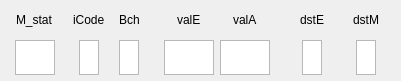
  <widget class="QWidget" name="layoutWidget">
   <property name="geometry">
    <rect>
     <x>100</x>
     <y>240</y>
     <width>401</width>
     <height>70</height>
    </rect>
   </property>
   <layout class="QGridLayout" name="gridLayout_3">
    <item row="0" column="4" alignment="Qt::AlignHCenter">
     <widget class="QLabel" name="label_16">
      <property name="styleSheet">
       <string notr="true">QLabel
{
font: 18pt &quot;Chiller&quot;;
}</string>
      </property>
      <property name="text">
       <string>valE</string>
      </property>
     </widget>
    </item>
    <item row="1" column="4">
     <widget class="QTextBrowser" name="M_valE">
      <property name="sizePolicy">
       <sizepolicy hsizetype="Preferred" vsizetype="Preferred">
        <horstretch>70</horstretch>
        <verstretch>20</verstretch>
       </sizepolicy>
      </property>
      <property name="minimumSize">
       <size>
        <width>50</width>
        <height>35</height>
       </size>
      </property>
      <property name="maximumSize">
       <size>
        <width>70</width>
        <height>24</height>
       </size>
      </property>
      <property name="baseSize">
       <size>
        <width>70</width>
        <height>20</height>
       </size>
      </property>
      <property name="styleSheet">
       <string notr="true"/>
      </property>
     </widget>
    </item>
    <item row="0" column="8" alignment="Qt::AlignHCenter">
     <widget class="QLabel" name="label_15">
      <property name="styleSheet">
       <string notr="true">QLabel
{
font: 18pt &quot;Chiller&quot;;
}</string>
      </property>
      <property name="text">
       <string>dstM</string>
      </property>
     </widget>
    </item>
    <item row="1" column="5">
     <widget class="QTextBrowser" name="M_valA">
      <property name="sizePolicy">
       <sizepolicy hsizetype="Preferred" vsizetype="Preferred">
        <horstretch>70</horstretch>
        <verstretch>20</verstretch>
       </sizepolicy>
      </property>
      <property name="minimumSize">
       <size>
        <width>50</width>
        <height>35</height>
       </size>
      </property>
      <property name="maximumSize">
       <size>
        <width>70</width>
        <height>24</height>
       </size>
      </property>
      <property name="baseSize">
       <size>
        <width>70</width>
        <height>20</height>
       </size>
      </property>
      <property name="styleSheet">
       <string notr="true"/>
      </property>
     </widget>
    </item>
    <item row="0" column="2">
     <widget class="QLabel" name="label_17">
      <property name="styleSheet">
       <string notr="true">QLabel
{
font: 18pt &quot;Chiller&quot;;
}</string>
      </property>
      <property name="text">
       <string>Bch</string>
      </property>
     </widget>
    </item>
    <item row="0" column="5" alignment="Qt::AlignHCenter">
     <widget class="QLabel" name="label_12">
      <property name="styleSheet">
       <string notr="true">QLabel
{
font: 18pt &quot;Chiller&quot;;
}</string>
      </property>
      <property name="text">
       <string>valA</string>
      </property>
     </widget>
    </item>
    <item row="1" column="7" alignment="Qt::AlignHCenter">
     <widget class="QTextBrowser" name="M_dstE">
      <property name="sizePolicy">
       <sizepolicy hsizetype="Preferred" vsizetype="Preferred">
        <horstretch>70</horstretch>
        <verstretch>20</verstretch>
       </sizepolicy>
      </property>
      <property name="minimumSize">
       <size>
        <width>20</width>
        <height>35</height>
       </size>
      </property>
      <property name="maximumSize">
       <size>
        <width>20</width>
        <height>24</height>
       </size>
      </property>
      <property name="baseSize">
       <size>
        <width>70</width>
        <height>20</height>
       </size>
      </property>
      <property name="styleSheet">
       <string notr="true"/>
      </property>
     </widget>
    </item>
    <item row="0" column="7" alignment="Qt::AlignHCenter">
     <widget class="QLabel" name="label_14">
      <property name="styleSheet">
       <string notr="true">QLabel
{
font: 18pt &quot;Chiller&quot;;
}</string>
      </property>
      <property name="text">
       <string>dstE</string>
      </property>
     </widget>
    </item>
    <item row="0" column="1" alignment="Qt::AlignHCenter">
     <widget class="QLabel" name="label_13">
      <property name="styleSheet">
       <string notr="true">QLabel
{
font: 18pt &quot;Chiller&quot;;
}</string>
      </property>
      <property name="text">
       <string>iCode</string>
      </property>
     </widget>
    </item>
    <item row="1" column="2">
     <widget class="QTextBrowser" name="M_bch">
      <property name="sizePolicy">
       <sizepolicy hsizetype="Preferred" vsizetype="Preferred">
        <horstretch>70</horstretch>
        <verstretch>20</verstretch>
       </sizepolicy>
      </property>
      <property name="minimumSize">
       <size>
        <width>20</width>
        <height>35</height>
       </size>
      </property>
      <property name="maximumSize">
       <size>
        <width>20</width>
        <height>24</height>
       </size>
      </property>
      <property name="baseSize">
       <size>
        <width>70</width>
        <height>20</height>
       </size>
      </property>
      <property name="styleSheet">
       <string notr="true"/>
      </property>
     </widget>
    </item>
    <item row="1" column="8" alignment="Qt::AlignHCenter">
     <widget class="QTextBrowser" name="M_dstM">
      <property name="sizePolicy">
       <sizepolicy hsizetype="Preferred" vsizetype="Preferred">
        <horstretch>70</horstretch>
        <verstretch>20</verstretch>
       </sizepolicy>
      </property>
      <property name="minimumSize">
       <size>
        <width>20</width>
        <height>35</height>
       </size>
      </property>
      <property name="maximumSize">
       <size>
        <width>20</width>
        <height>24</height>
       </size>
      </property>
      <property name="baseSize">
       <size>
        <width>70</width>
        <height>20</height>
       </size>
      </property>
      <property name="styleSheet">
       <string notr="true"/>
      </property>
     </widget>
    </item>
    <item row="1" column="1" alignment="Qt::AlignHCenter">
     <widget class="QTextBrowser" name="M_icode">
      <property name="sizePolicy">
       <sizepolicy hsizetype="Preferred" vsizetype="Preferred">
        <horstretch>70</horstretch>
        <verstretch>20</verstretch>
       </sizepolicy>
      </property>
      <property name="minimumSize">
       <size>
        <width>20</width>
        <height>35</height>
       </size>
      </property>
      <property name="maximumSize">
       <size>
        <width>20</width>
        <height>24</height>
       </size>
      </property>
      <property name="baseSize">
       <size>
        <width>70</width>
        <height>20</height>
       </size>
      </property>
      <property name="styleSheet">
       <string notr="true"/>
      </property>
      <property name="verticalScrollBarPolicy">
       <enum>Qt::ScrollBarAlwaysOff</enum>
      </property>
      <property name="horizontalScrollBarPolicy">
       <enum>Qt::ScrollBarAlwaysOff</enum>
      </property>
     </widget>
    </item>
    <item row="0" column="0" alignment="Qt::AlignHCenter">
     <widget class="QLabel" name="label_42">
      <property name="styleSheet">
       <string notr="true">QLabel
{
font: 18pt &quot;Chiller&quot;;
}</string>
      </property>
      <property name="text">
       <string>M_stat</string>
      </property>
     </widget>
    </item>
    <item row="1" column="0" alignment="Qt::AlignHCenter">
     <widget class="QTextBrowser" name="M_stat">
      <property name="sizePolicy">
       <sizepolicy hsizetype="Preferred" vsizetype="Preferred">
        <horstretch>70</horstretch>
        <verstretch>20</verstretch>
       </sizepolicy>
      </property>
      <property name="minimumSize">
       <size>
        <width>0</width>
        <height>35</height>
       </size>
      </property>
      <property name="maximumSize">
       <size>
        <width>40</width>
        <height>24</height>
       </size>
      </property>
      <property name="baseSize">
       <size>
        <width>70</width>
        <height>20</height>
       </size>
      </property>
      <property name="styleSheet">
       <string notr="true"/>
      </property>
     </widget>
    </item>
    <item row="1" column="3">
     <spacer name="horizontalSpacer_3">
      <property name="orientation">
       <enum>Qt::Horizontal</enum>
      </property>
      <property name="sizeHint" stdset="0">
       <size>
        <width>18</width>
        <height>18</height>
       </size>
      </property>
     </spacer>
    </item>
    <item row="0" column="6">
     <spacer name="horizontalSpacer_4">
      <property name="orientation">
       <enum>Qt::Horizontal</enum>
      </property>
      <property name="sizeHint" stdset="0">
       <size>
        <width>13</width>
        <height>18</height>
       </size>
      </property>
     </spacer>
    </item>
   </layout>
  </widget>
